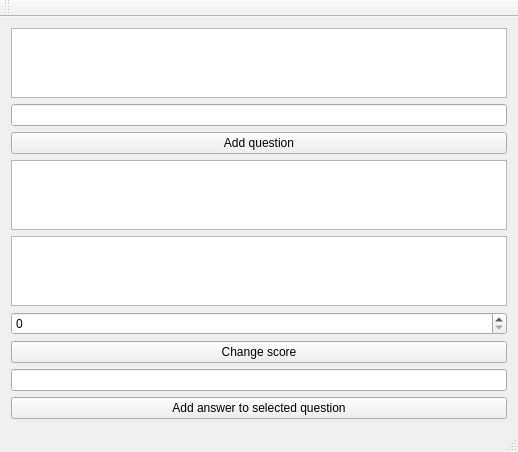
<?xml version="1.0" encoding="UTF-8"?>
<ui version="4.0">
 <class>UserWindowClass</class>
 <widget class="QMainWindow" name="UserWindowClass">
  <property name="geometry">
   <rect>
    <x>0</x>
    <y>0</y>
    <width>518</width>
    <height>418</height>
   </rect>
  </property>
  <property name="windowTitle">
   <string>UserWindow</string>
  </property>
  <widget class="QWidget" name="centralWidget">
   <layout class="QVBoxLayout" name="verticalLayout">
    <item>
     <widget class="QListWidget" name="listWidget"/>
    </item>
    <item>
     <widget class="QLineEdit" name="lineEdit"/>
    </item>
    <item>
     <widget class="QPushButton" name="pushButton">
      <property name="text">
       <string>Add question</string>
      </property>
     </widget>
    </item>
    <item>
     <widget class="QListWidget" name="listWidget_2"/>
    </item>
    <item>
     <widget class="QListWidget" name="listWidget_3"/>
    </item>
    <item>
     <widget class="QSpinBox" name="spinBox"/>
    </item>
    <item>
     <widget class="QPushButton" name="pushButton_3">
      <property name="text">
       <string>Change score</string>
      </property>
     </widget>
    </item>
    <item>
     <widget class="QLineEdit" name="lineEdit_2"/>
    </item>
    <item>
     <widget class="QPushButton" name="pushButton_2">
      <property name="text">
       <string>Add answer to selected question</string>
      </property>
     </widget>
    </item>
   </layout>
  </widget>
  <widget class="QMenuBar" name="menuBar">
   <property name="geometry">
    <rect>
     <x>0</x>
     <y>0</y>
     <width>518</width>
     <height>22</height>
    </rect>
   </property>
  </widget>
  <widget class="QToolBar" name="mainToolBar">
   <attribute name="toolBarArea">
    <enum>TopToolBarArea</enum>
   </attribute>
   <attribute name="toolBarBreak">
    <bool>false</bool>
   </attribute>
  </widget>
  <widget class="QStatusBar" name="statusBar"/>
 </widget>
 <layoutdefault spacing="6" margin="11"/>
 <resources/>
 <connections/>
</ui>
